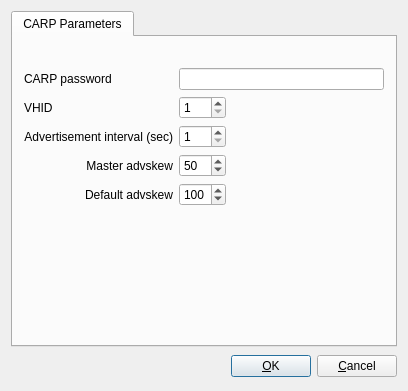
<?xml version="1.0" encoding="UTF-8"?>
<ui version="4.0">
 <class>carpOptionsDialog_q</class>
 <widget class="QDialog" name="carpOptionsDialog_q">
  <property name="geometry">
   <rect>
    <x>0</x>
    <y>0</y>
    <width>408</width>
    <height>391</height>
   </rect>
  </property>
  <property name="windowTitle">
   <string>CARP protocol settings</string>
  </property>
  <layout class="QGridLayout">
   <item row="1" column="0">
    <layout class="QHBoxLayout">
     <item>
      <spacer>
       <property name="orientation">
        <enum>Qt::Orientation::Horizontal</enum>
       </property>
       <property name="sizeType">
        <enum>QSizePolicy::Policy::Expanding</enum>
       </property>
       <property name="sizeHint" stdset="0">
        <size>
         <width>151</width>
         <height>27</height>
        </size>
       </property>
      </spacer>
     </item>
     <item>
      <widget class="QPushButton" name="buttonOk">
       <property name="text">
        <string>&amp;OK</string>
       </property>
       <property name="shortcut">
        <string/>
       </property>
       <property name="autoDefault">
        <bool>true</bool>
       </property>
       <property name="default">
        <bool>true</bool>
       </property>
      </widget>
     </item>
     <item>
      <widget class="QPushButton" name="buttonCancel">
       <property name="text">
        <string>&amp;Cancel</string>
       </property>
       <property name="shortcut">
        <string/>
       </property>
       <property name="autoDefault">
        <bool>true</bool>
       </property>
      </widget>
     </item>
    </layout>
   </item>
   <item row="0" column="0">
    <widget class="QTabWidget" name="tabWidget">
     <property name="tabShape">
      <enum>QTabWidget::TabShape::Rounded</enum>
     </property>
     <property name="currentIndex">
      <number>0</number>
     </property>
     <widget class="QWidget" name="tab">
      <attribute name="icon">
       <iconset>
        <normaloff>:/Icons/Options</normaloff>:/Icons/Options</iconset>
      </attribute>
      <attribute name="title">
       <string>CARP Parameters</string>
      </attribute>
      <layout class="QGridLayout" name="gridLayout_108">
       <item row="0" column="1">
        <spacer>
         <property name="orientation">
          <enum>Qt::Orientation::Vertical</enum>
         </property>
         <property name="sizeType">
          <enum>QSizePolicy::Policy::Minimum</enum>
         </property>
         <property name="sizeHint" stdset="0">
          <size>
           <width>20</width>
           <height>20</height>
          </size>
         </property>
        </spacer>
       </item>
       <item row="1" column="0">
        <widget class="QLabel" name="carp_password_label">
         <property name="enabled">
          <bool>true</bool>
         </property>
         <property name="toolTip">
          <string>CARP password</string>
         </property>
         <property name="layoutDirection">
          <enum>Qt::LayoutDirection::RightToLeft</enum>
         </property>
         <property name="text">
          <string>CARP password</string>
         </property>
        </widget>
       </item>
       <item row="1" column="1" colspan="2">
        <widget class="QLineEdit" name="carp_password">
         <property name="enabled">
          <bool>true</bool>
         </property>
        </widget>
       </item>
       <item row="2" column="0">
        <widget class="QLabel" name="carp_vhid_label">
         <property name="enabled">
          <bool>true</bool>
         </property>
         <property name="toolTip">
          <string>Virtual Host ID</string>
         </property>
         <property name="layoutDirection">
          <enum>Qt::LayoutDirection::RightToLeft</enum>
         </property>
         <property name="text">
          <string>VHID</string>
         </property>
        </widget>
       </item>
       <item row="2" column="1">
        <widget class="QSpinBox" name="carp_vhid">
         <property name="minimum">
          <number>1</number>
         </property>
         <property name="maximum">
          <number>255</number>
         </property>
         <property name="value">
          <number>1</number>
         </property>
        </widget>
       </item>
       <item row="2" column="2">
        <spacer name="horizontalSpacer_4">
         <property name="orientation">
          <enum>Qt::Orientation::Horizontal</enum>
         </property>
         <property name="sizeHint" stdset="0">
          <size>
           <width>78</width>
           <height>20</height>
          </size>
         </property>
        </spacer>
       </item>
       <item row="3" column="0">
        <widget class="QLabel" name="label_3">
         <property name="text">
          <string>Advertisement interval (sec)</string>
         </property>
         <property name="alignment">
          <set>Qt::AlignmentFlag::AlignRight|Qt::AlignmentFlag::AlignTrailing|Qt::AlignmentFlag::AlignVCenter</set>
         </property>
        </widget>
       </item>
       <item row="3" column="1">
        <widget class="QSpinBox" name="advbase">
         <property name="minimum">
          <number>1</number>
         </property>
         <property name="maximum">
          <number>255</number>
         </property>
         <property name="value">
          <number>1</number>
         </property>
        </widget>
       </item>
       <item row="3" column="2">
        <spacer name="horizontalSpacer_3">
         <property name="orientation">
          <enum>Qt::Orientation::Horizontal</enum>
         </property>
         <property name="sizeHint" stdset="0">
          <size>
           <width>78</width>
           <height>20</height>
          </size>
         </property>
        </spacer>
       </item>
       <item row="4" column="0">
        <widget class="QLabel" name="label">
         <property name="text">
          <string>Master advskew</string>
         </property>
         <property name="alignment">
          <set>Qt::AlignmentFlag::AlignRight|Qt::AlignmentFlag::AlignTrailing|Qt::AlignmentFlag::AlignVCenter</set>
         </property>
        </widget>
       </item>
       <item row="4" column="1">
        <widget class="QSpinBox" name="master_advskew">
         <property name="maximum">
          <number>254</number>
         </property>
         <property name="value">
          <number>50</number>
         </property>
        </widget>
       </item>
       <item row="4" column="2">
        <spacer name="horizontalSpacer">
         <property name="orientation">
          <enum>Qt::Orientation::Horizontal</enum>
         </property>
         <property name="sizeHint" stdset="0">
          <size>
           <width>78</width>
           <height>20</height>
          </size>
         </property>
        </spacer>
       </item>
       <item row="5" column="0">
        <widget class="QLabel" name="label_2">
         <property name="text">
          <string>Default advskew</string>
         </property>
         <property name="alignment">
          <set>Qt::AlignmentFlag::AlignRight|Qt::AlignmentFlag::AlignTrailing|Qt::AlignmentFlag::AlignVCenter</set>
         </property>
        </widget>
       </item>
       <item row="5" column="1">
        <widget class="QSpinBox" name="default_advskew">
         <property name="maximum">
          <number>254</number>
         </property>
         <property name="value">
          <number>100</number>
         </property>
        </widget>
       </item>
       <item row="5" column="2">
        <spacer name="horizontalSpacer_2">
         <property name="orientation">
          <enum>Qt::Orientation::Horizontal</enum>
         </property>
         <property name="sizeHint" stdset="0">
          <size>
           <width>78</width>
           <height>20</height>
          </size>
         </property>
        </spacer>
       </item>
       <item row="6" column="1">
        <spacer>
         <property name="orientation">
          <enum>Qt::Orientation::Vertical</enum>
         </property>
         <property name="sizeHint" stdset="0">
          <size>
           <width>20</width>
           <height>40</height>
          </size>
         </property>
        </spacer>
       </item>
      </layout>
     </widget>
    </widget>
   </item>
  </layout>
 </widget>
 <layoutdefault spacing="6" margin="11"/>
 <tabstops>
  <tabstop>buttonOk</tabstop>
  <tabstop>buttonCancel</tabstop>
  <tabstop>tabWidget</tabstop>
 </tabstops>
 <resources>
  <include location="MainRes.qrc"/>
 </resources>
 <connections>
  <connection>
   <sender>buttonOk</sender>
   <signal>clicked()</signal>
   <receiver>carpOptionsDialog_q</receiver>
   <slot>accept()</slot>
   <hints>
    <hint type="sourcelabel">
     <x>316</x>
     <y>472</y>
    </hint>
    <hint type="destinationlabel">
     <x>193</x>
     <y>137</y>
    </hint>
   </hints>
  </connection>
  <connection>
   <sender>buttonCancel</sender>
   <signal>clicked()</signal>
   <receiver>carpOptionsDialog_q</receiver>
   <slot>reject()</slot>
   <hints>
    <hint type="sourcelabel">
     <x>397</x>
     <y>472</y>
    </hint>
    <hint type="destinationlabel">
     <x>20</x>
     <y>20</y>
    </hint>
   </hints>
  </connection>
 </connections>
</ui>
